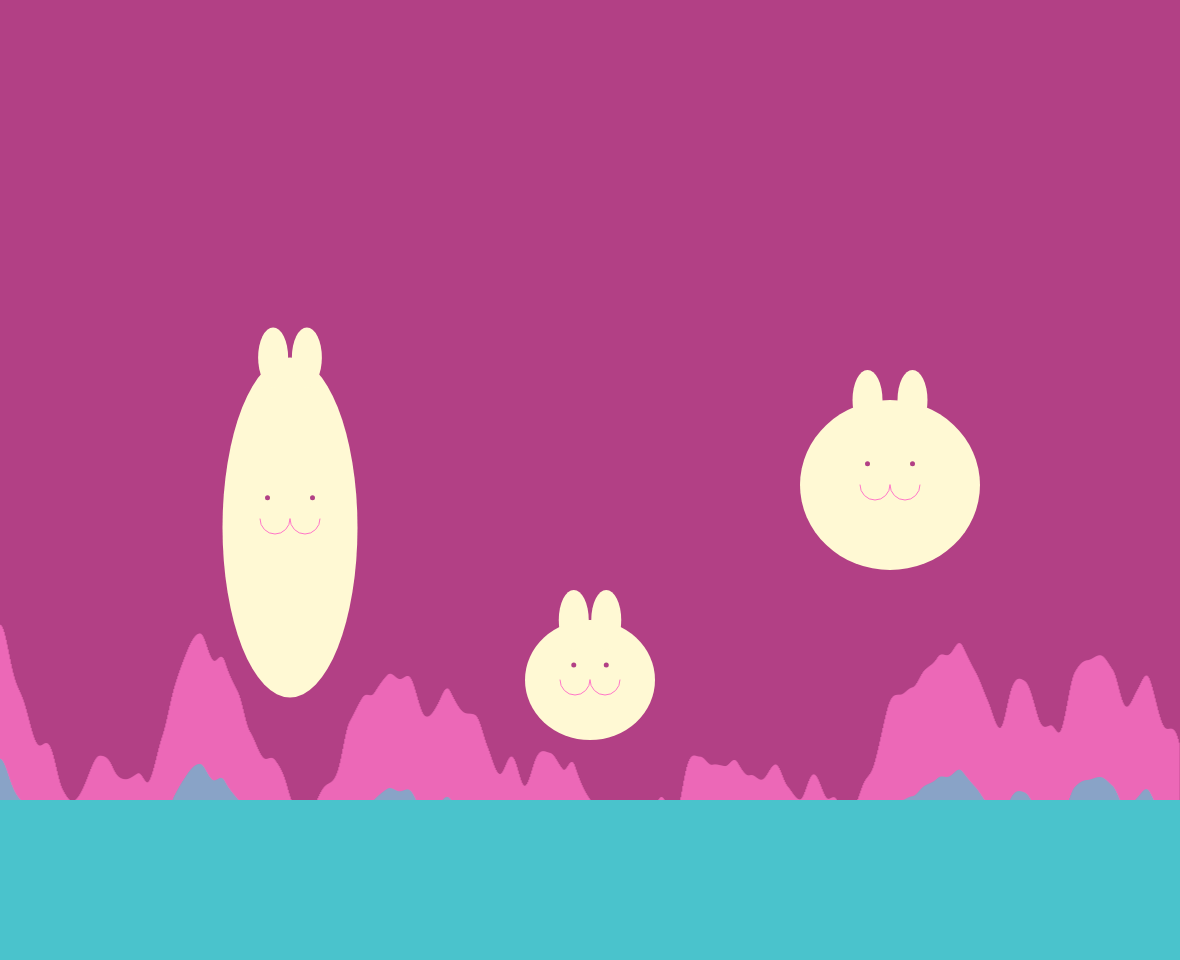
Frame 1 (no input)
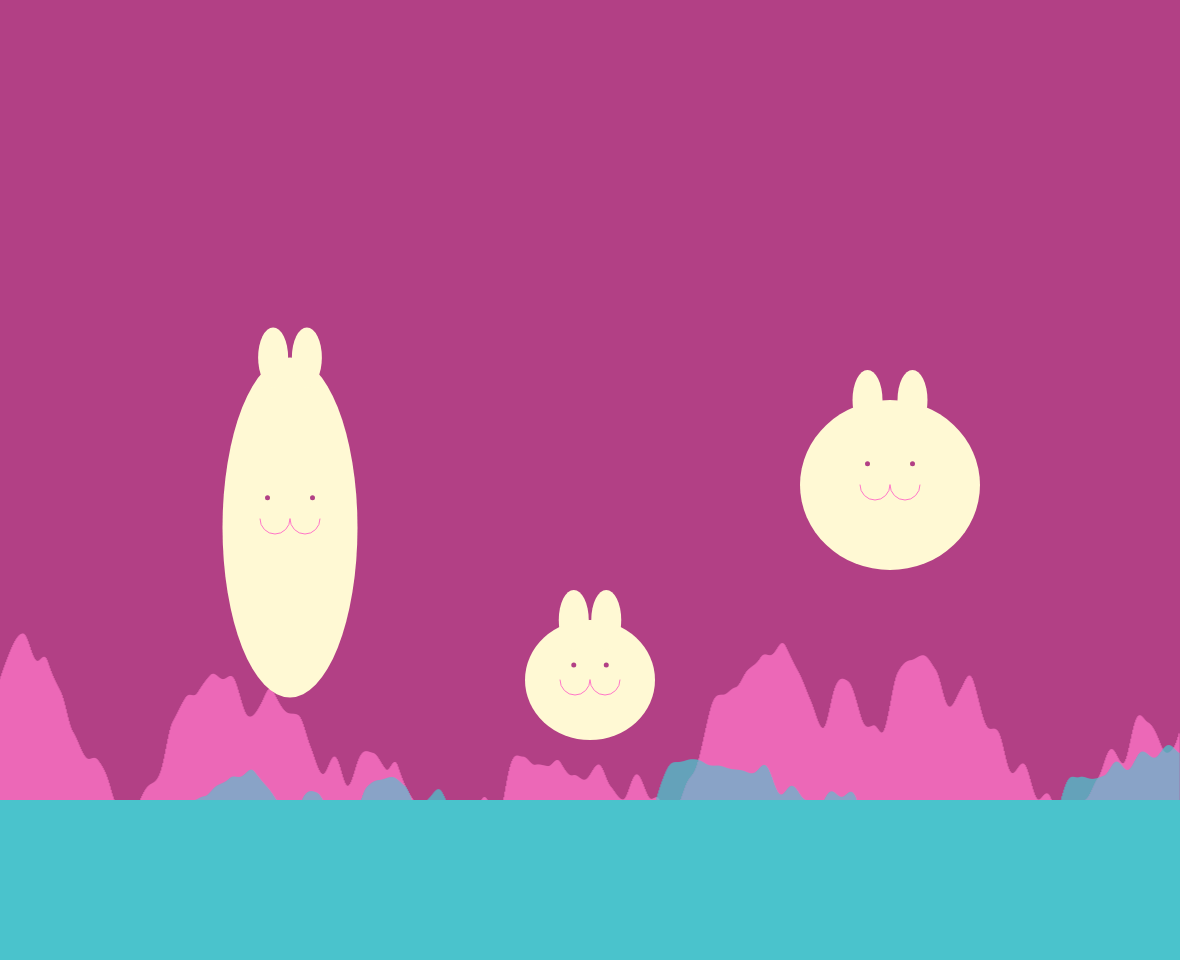
Frame 60 (no input)
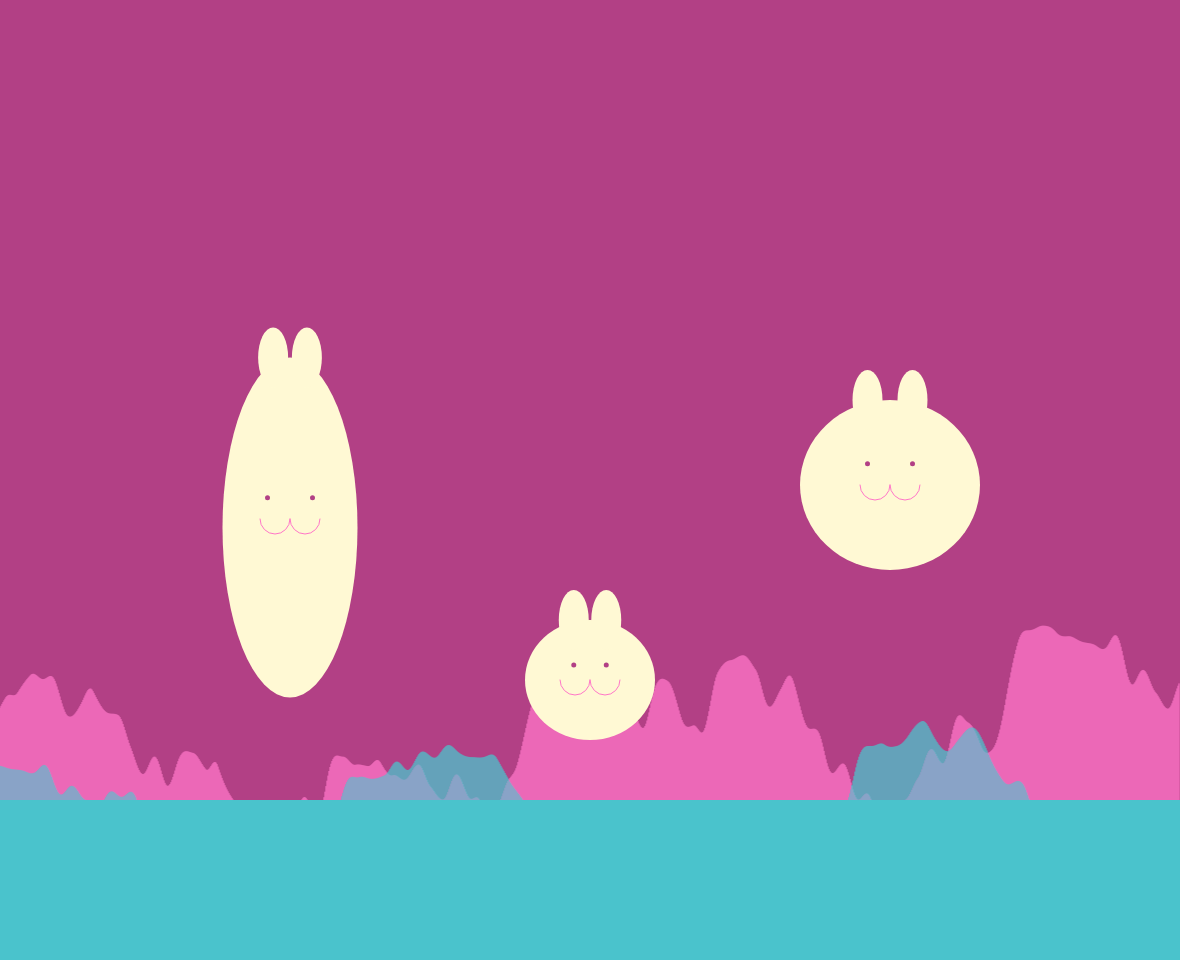
Frame 120 (the mouse pressed at the canvas centre since frame 60)

The p5.js sketch that drew these frames (run headless with seeded random() and noise() and a simulated clock; from frame 60 on, the mouse is pressed at the canvas centre):

// p5.js sketch
// ── sketch.js
/*
hw10/hw5Remake/sketch.js
Author: Mindy Ruan
Summary: The 3 bouncy lads are back, but in p5
*/

var lads = [];
// for scrolling terrains
var offset = 0, offset2 = 0;

function setup() {
    createCanvas(windowWidth-20, windowHeight-40);
    noStroke();
    rectMode(CENTER);
    // Add 3 lads to the squad
    lads.push(new Lad(0, 200, 130, 120, 0));
    lads.push(new Lad(300, 175, 180, 170, 5));
    lads.push(new Lad(-300, 175, 180, 170, 3));
}

function draw() {
    // purple background
    background("#B24085");

    // scrolling terrains in background
    for (let i = 0; i < width; i++) {
        // Pink terrain
        stroke("#FF76C8");
        line(i, height, i, height - noise((i+offset)*0.01) * 500);
        // Teal terrain in front of pink, scrolls faster
        stroke("#4AC3CC");
        line(i, height, i, height - noise((i+offset2)*0.01) * 300);
    }
    offset += 3;
    offset2 += 12;

    // Ground - Teal rectangle
    noStroke();
    fill("#4AC3CC");
    rect(width/2, height, width, 320);

    // Animate the lads
    for (let i = 0; i < lads.length; i++) {
        lads[i].animate();
    }
}

class Lad {
    // Lad constructor
    // pX = float: frame 0 position x
    // pY = float: frame 0 position y
    // sX = float: frame 0 size x (width)
    // sY = float: frame 0 size y (height)
    // f = int: starting frame
    constructor(pX = 0, pY = 0, sX = 180, sY = 170, f = 0) {
        this.posX = pX;
        this.posY = pY;
        this.sizeX = sX;
        this.sizeY = sY;
        this.frameOff = f;
    }

    // Draws the body (body + ears)
    // pX = float: body center position X
    // pY = float: body center position Y
    // sX = float: size X (width)
    // sY = float: size y (height)
    drawBody(pX, pY, sX, sY) {
        // Pale yellow
        fill("#FFF9D4");
        noStroke();
        // body - ellipse
        ellipse(pX, pY, sX, sY);
        // ears - 2 ellipses
        // ears near top of body, same size for all lads
        ellipse(pX-sX/8, pY-sY/2, 30, 60);
        ellipse(pX+sX/8, pY-sY/2, 30, 60);
    }

    // Draws the face (eyes and mouth)
    // pX = float: face center position X
    // pY = float: face center position Y
    drawFace(pX, pY) {
        // Purple eyes - 2 ellipses
        fill("#B24085");
        ellipse(pX-this.sizeX/8, pY-this.sizeY/8, 5, 5);
        ellipse(pX+this.sizeX/8, pY-this.sizeY/8, 5, 5);
        noFill();
        // Pink mouth - 2 arcs
        stroke("#FF76C8");
        arc(pX-15, pY, 30, 30, 0, PI);
        arc(pX+15, pY, 30, 30, 0, PI);
    }

    // Animates bounce
    animate() {
        // Current frame (between 0-9)
        let frame = (this.frameOff + frameCount) % 10;
        push();
        // Translate, center is (0, 0)
        translate(width / 2, height / 2);
        // What to draw for each frame
        // Frame 0-2: neutral, on ground (3 frames)
        // Frame 3-4: stretched, going up (2 frames)
        // Frame 5-7: neutral, in air (3 frames)
        // Frame 8-9: stretched, going down (2 frames)
        if (frame >= 0 && frame <= 2) {
            this.drawBody(this.posX, this.posY, this.sizeX, this.sizeY);
            this.drawFace(this.posX, this.posY);
        } else if (frame >= 3 && frame <= 4) {
            this.drawBody(this.posX, this.posY - 3 * this.sizeY / 4, 3 * this.sizeX / 4, this.sizeY * 2);
            // face towards top of body
            this.drawFace(this.posX, this.posY - 4 * this.sizeY / 5);
        } else if (frame >= 5 && frame <= 7) {
            this.drawBody(this.posX, this.posY - this.sizeY, this.sizeX, this.sizeY);
            this.drawFace(this.posX, this.posY - this.sizeY);
        } else {
            this.drawBody(this.posX, this.posY - 3 * this.sizeY / 4, 3 * this.sizeX / 4, this.sizeY * 2);
            // face towards bottom of body
            this.drawFace(this.posX, this.posY - 2 * this.sizeY / 4);
        }
        pop();
    }

}
